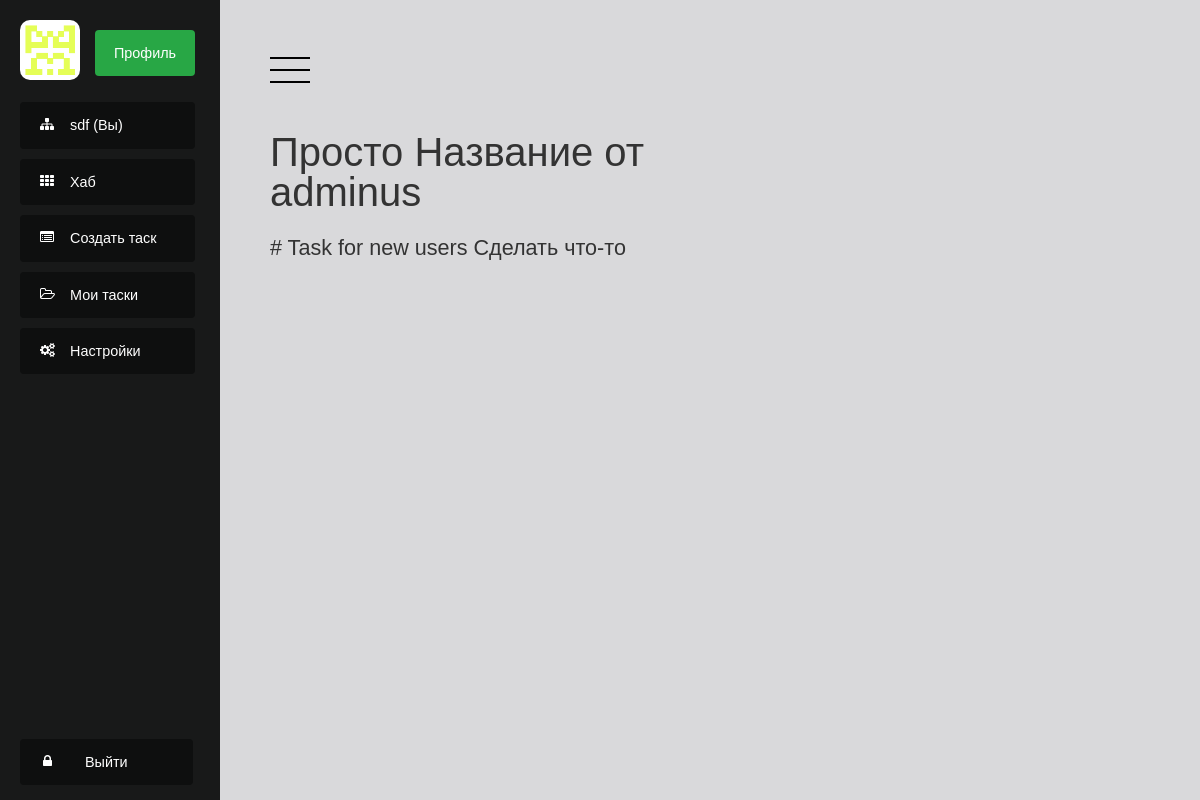
The app's page /task/1 (signed in) with its own data.
### codev_app/models.py (models this page shows, shortened)
class User(AbstractBaseUser):
    email = models.EmailField(_('email'), unique=True)
    first_name = models.CharField(_('name'), max_length=30, blank=True)
    last_name = models.CharField(_('surname'), max_length=30, blank=True)
    nickname = models.CharField(max_length=30, unique=True)
    bio = models.TextField(max_length=500, blank=True)
    location = models.CharField(max_length=30, blank=True)
    date_joined = models.DateTimeField(_('registered'), auto_now_add=True)
    is_active = models.BooleanField(_('is_active'), default=True)
    avatar = models.ImageField(upload_to='users/avatars/', null=True, blank=True)
    is_superuser = models.BooleanField(default=False)
    objects = UserManager()
    USERNAME_FIELD = 'nickname'
    REQUIRED_FIELDS = [first_name, last_name, nickname, email]
    class Meta:
        verbose_name = _('user')
        verbose_name_plural = _('users')

class Task(models.Model):
    idea = models.CharField(max_length=200)
    body = models.TextField(max_length=20000)
    simple_about = models.TextField(max_length=100, default='Краткое описание')
    creation_date = models.DateTimeField(default=datetime.datetime.now())
    author = models.ForeignKey(to=User, blank=True, on_delete=models.CASCADE, null=True)

### codev_app/views.py (the view)
# urls.py: path('task/<int:task_id>', show),    # path('task/<int:task_id>', show),
@login_required
def show(request, task_id):
    task = Task.objects.get(id=task_id)
    context = get_context(request, 'show_task')
    context.update({'task': task})
    if task.author == request.user.nickname:
        if request.method == "POST":
            task.idea = request.POST.get('idea')
            task.body = request.POST.get('body')
            task.creation_date = datetime.datetime.now()
            task.author = request.user
            task.save()
    else:
        context.update({'author': task.author.nickname})
    return render(request, 'show_task.html', context)

### codev_app/views.py (called while the page is built)
def get_context(request, pagename):
    context = {
        'pagename': pagename,
        'user': request.user,
        'registerform': RegistrationForm(request.POST)
    }
    if request.user.is_authenticated:
        context.update({'avatar': request.user.avatar})
    return context

### templates/show_task.html (shortened to what this page needs)
<!DOCTYPE html>
<html lang="en">
<head>
    <link rel="stylesheet" type="text/css" href="/static/modern_style.css">
    <link rel="stylesheet" href="https://cdn.jsdelivr.net/simplemde/latest/simplemde.min.css">
    <link rel="stylesheet" href="https://cdn.jsdelivr.net/highlight.js/latest/styles/github.min.css">
</head>
<body>
{% include 'patterns/modern_menu.html' %}
{% if user.get_username == author %}
<form method="POST" enctype="multipart/form-data">
    {% csrf_token %}
    <div class="Wrapper"><div class="input" style="margin-top: 2.5em; position: relative;">
                     <input type="text" name="idea" id="input" class="input-text" value="{{ task.idea }}" placeholder="Название" style=" position: relative;">
                </div></div>
    <a href="/remove/{{ task.id }}">
        <div class="edit-button" style="position: inherit; width:10em; margin-bottom: -2.5em;">
            Удалить</div>
        </a>
    <div class="Wrapper"><div class="input" style="padding-top: 2em; margin-bottom: -2.5em;">
                     <textarea type="text" name="body" id="input" class="task-full" maxlength="20000"
                               placeholder="Расскажите всем, что вы хотите сделать:"
                               style="width: 70%; height: 40em; padding-top: 0.1em;">{{ task.body }}
                     </textarea>
    </div></div>
    <button type="submit" class="edit-button" style="margin-top: 1em;">Разместить</button>
</form>
{% else %}
<br><br>
    <h1>{{ task.idea }} от <a href="/profile/{{ task.author }}"><div type="submit" class = "user-link" style="">{{ task.author }}</div></a></h1>
    <h2>{{ task.body }}</h2>
{% endif %}
{% include 'patterns/modern_footer.html' %}
</html>

### templates/patterns/modern_menu.html (shortened to what this page needs)
<head>
</head>
<div class="wrapper">
  <div class="sidebar" style="position: fixed;">
    <ul class="nav">
      <img class="avatar" src="{{ MEDIA_URL }}{{ avatar }}">
       <li class="profile"><a class="profile-button" href = "/profile/{{ user }}"><p> Профиль </p></a></li>
       <li><a {% if pagename == 'profile' %}class="active"{% endif %} href = "/profile/{{ user }}"> {{ user }} (Вы) </a></li>
      <li><a {% if pagename == 'hab' %}class="active"{% endif %} href="/">Хаб</a></li>
      <li><a {% if pagename == 'make_task' %}class="active"{% endif %} href="/add_task">Создать таск</a></li>
      <li><a {% if pagename == 'tasks' %}class="active"{% endif %} href="/tasks">Мои таски</a></li>
      <li><a {% if pagename == 'settings' %}class="active"{% endif %}>Настройки</a></li>
      <li><a class="logout" href="/u/logout/">Выйти</a></li>
    </ul>
  </div>
  <div class="content isOpen">
          <a class="button">
      <svg xmlns="http://www.w3.org/2000/svg" viewBox="0 0 100 100">
        <line x1="0" y1="20" x2="100" y2="20" />
        <line x1="0" y1="50" x2="100" y2="50" />
        <line x1="0" y1="80" x2="100" y2="80" />
      </svg>
    </a>

### static/modern_style.css (style rules this page uses)
*, *:after, *:before { box-sizing: border-box; padding: 0; margin: 0; transition: .5s ease-in-out; }
a { text-decoration: none; }
html, body { height: 100%; width: 100%;content isOpen font-family: 'Montserrat', sans-serif; -webkit-font-smoothing: antialiased; font-smoothing: antialiased; background-color: #2a313d; }
body { font: 500 .9rem/1 'Avenir Next', sans-serif; color: #333; background: rgb(45,48,58); }
.wrapper { display: flex; min-height: 100%; height:auto; background-color: #181919; margin:0 auto; width:auto; }
.sidebar { position: absolute; width: 220px; padding: 20px; }
.content { flex: 1; padding: 50px; background: #d9d9db; transform: translateX(0); transition: transform .3s; margin:0 auto; min-width:940px; width:auto; }
.content.isOpen { transform: translateX(220px); }
.button { cursor: pointer; }
.button svg { width: 40px; }
h1 { margin-top: 25px; font-size: 40px; font-weight: 400; }
.nav { list-style: none; }
.nav li a { background: #0e0f0f; margin-top: 10px; position: relative; display: block; margin-bottom: 5px; padding: 16px 0 16px 50px; color: #fff; border-radius: 4px; -webkit-transition-duration: 0.4s; transition-duration: 0.5s; transition: all .2s ease-in-out; cursor: pointer; }
.nav li a.logout { padding: 16px 65px 16px 65px; position: absolute; bottom: 10px; }
.nav li a::before { font: 14px fontawesome; position: absolute; top: 15px; left: 20px; }
.nav li:nth-child(3) a::before { content: '\f0e8'; }
.nav li:nth-child(4) a::before { content: '\f00a'; }
.nav li:nth-child(5) a::before { content: '\f022'; }
.nav li:nth-child(6) a::before { content: '\f115'; }
.nav li:nth-child(7) a::before { content: '\f085'; }
.nav li:nth-child(8) a::before { content: '\f023'; left: 23px; }
.avatar { margin-bottom: 10px; height: 60px; width: 60px; -webkit-border-radius: 10px; -moz-border-radius: 10px; border-radius: 10px; cursor: pointer; }
.profile { float: right; text-align-all: center; }
.wrapper .nav .profile a { width: 100px; text-align: center; float: left; }
.sidebar { height: 100%; width: 215px; text-align: left; float: left; }
.profile p { text-align: center; margin-left: -50px; }
.nav li a.profile-button { background-color: #28a745; }
h2 { font-weight: 300; }
:root { --gutterSm: 0.4rem; --gutterMd: 0.8rem; --gutterLg: 1.6rem; --gutterXl: 2.4rem; --gutterXx: 7.2rem; --colorPrimary400: #7e57c2; --colorPrimary600: #5e35b1; --colorPrimary800: #4527a0; --fontFamily: "Dosis", sans-serif; --fontSizeSm: 1.2rem; --fontSizeMd: 1.6rem; --fontSizeLg: 2.1rem; --fontSizeXl: 2.8rem; --fontSizeXx: 3.6rem; --lineHeightSm: 1.1; --lineHeightMd: 1.8; --transitionDuration: 300ms; --transitionTF: cubic-bezier(0.645, 0.045, 0.355, 1); --inputPaddingV: var(--gutterMd); --inputPaddingH: var(--gutterLg); --inputFontSize: var(--fontSizeLg); --inputLineHeight: var(--lineHeightMd); --labelScaleFactor: 0.8; --labelDefaultPosY: 50%; --labelTransformedPosY: calc( (var(--labelDefaultPosY)) - (var(--inputPaddingV) * var(--labelScaleFactor)) - (var(--inputFontSize) * var(--inputLineHeight)) ); --inputTransitionDuration: var(--transitionDuration); --inputTransitionTF: var(--transitionTF); }
*, *::before, *::after { box-sizing: border-box; }
.user-link { color: #333; }
html, body { max-width: 100%; overflow-x: hidden; }

### records on screen
User: avatar (picture), nickname "sdf"
Task: idea "Просто Название", author "adminus", body "# Task for new users Сделать что-то"
